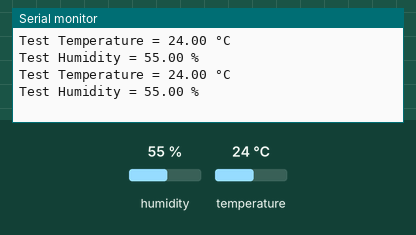
This sketch was run on a simulated Arduino Nano 33 BLE. Shown: the last lines printed to the serial monitor. The inputs (shaded band) are chosen by the test bench; at power-on: humidity 55 %, temperature 24 °C.

Above: at 2.8 s.
2.9 s: humidity set to 22 %
At 4.9 s:
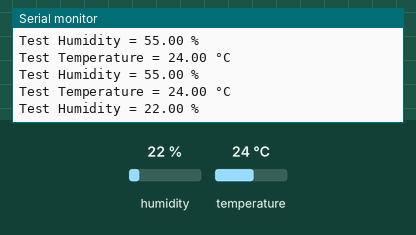
5.6 s: temperature set to 12 °C
At 6.6 s:
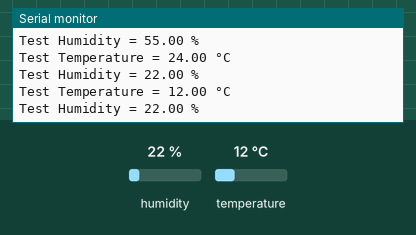
8.3 s: humidity set to 40 %
At 11.3 s:
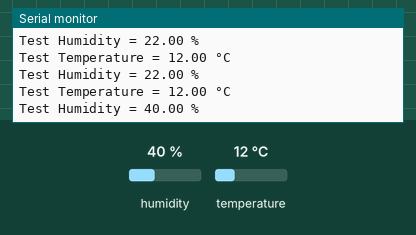
Timing chart, 0 to 12.8 s (numbered marks = the images above; inputs shaded):
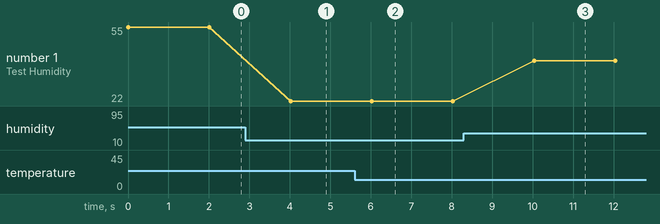

The sketch:

06_sensor_arduino_nano.ino
```cpp
#include <Arduino_HTS221.h>

#define READ_TEMPERATURE() HTS.readTemperature()
#define READ_HUMIDITY()    HTS.readHumidity()

void setup() {
  Serial.begin(9600);

  while (!Serial);

  if (!HTS.begin()) {

    Serial.println("Failed initialization of HTS221!");
    while (1);
  }
}

void loop() {
  //  Moved the read sensor values stuff from setup() to here
  Serial.print("Test Temperature = ");
  Serial.print(READ_TEMPERATURE(), 2);
  Serial.println(" °C");
  Serial.print("Test Humidity = ");
  Serial.print(READ_HUMIDITY(), 2);
  Serial.println(" %");

  delay(2000);
}
```

Measured:
- after the input at 2.9 s, the serial monitor: prints a new line after 1.1 s (image 1)
- after the input at 5.6 s, the serial monitor: prints a new line after 0.42 s (image 2)
- after the input at 8.3 s, the serial monitor: prints a new line after 1.7 s (image 3)
- plotted number 1: 55 → 22 after the input at 2.9 s, 22 → 40 after the input at 8.3 s
